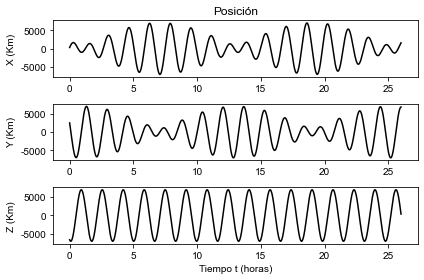

This chart was generated by the following Python code:
  # -*- coding: utf8 -*-
"""
Created on Mon Aug 24 20:43:03 2020

@author: Ale
"""

import scipy as sp
from scipy.integrate import odeint
from scipy import sin, cos
import matplotlib.pylab as plt
from datetime import datetime
from leer_eof import leer_eof

# PARAMETROS DE LA TIERRA:

G = 6.674e-11                   # UNIDAD [Nm2 / Kg2]
masa = 5.972e24                 # UNIDAD [Kg]
omega = 7.27e-5                 # UNIDAD [rad / s] 

atmosfera =  6451000            # UNIDAD [m] ; Distancia desde el centro de la tierra hasta el punto de la atmósfera (80 km +). 
rtierra = 6371000               # UNIDAD [m] ; Distancia desde el centro de la tierra hasta el punto del exterior de la tierra. 

def satelite(z, t):
    
    a = z[0]
    b = z[1]
    c = z[2]
    
    J2 = 1.75553*(10**10)*1000**5
    J3 = -2.61913*(10**11)*1000**6
    
    zp = sp.zeros(6)
    z1 = z[0:3]
    r2 = sp.dot(z1,z1)
    r = sp.sqrt(r2)
    zp[0:3] = z[3:6]
    
    # DEFINIMOS NUESTRA E.D: 
    
    FxJ2 = J2 * (a / r**7) * (6 * c**2-3/2 * (a**2 + b**2))
    FyJ2 = J2 * (b / r**7) * (6 * c**2-3/2 * (a**2 + b**2))
    FzJ2 = J2 * (c / r**7) * (3 * c**2-9/2 * (a**2 + b**2))
    FJ2 = sp.array([FxJ2,FyJ2,FzJ2])
    
    FxJ3 = J3* a * c / r**9 * (10 * c**2-15/2 * (a**2 + b**2))
    FyJ3 = J3 * b * c / r**9 * (10 * c**2-15 / 2 * (a**2 + b**2))
    FzJ3 = J3 / r**9 * (4 * c**2 * (c**2-3 * (a**2 + b**2)) + 3/2 * (a**2 + b**2)**2)
    FJ3 = sp.array([FxJ3,FyJ3,FzJ3])
    
    rtetha = sp.array([[cos(omega*t),-sin(omega*t),0], [sin(omega*t),cos(omega*t),0], [0, 0, 1]])
    rthetap = sp.array([[-sin(omega*t)* omega,-cos(omega*t)* omega,0], [cos(omega*t)* omega,-sin(omega*t)* omega,0], [0, 0, 0]])
    rtheta2p = sp.array([[-cos(omega*t)* omega**2,sin(omega*t)* omega**2, 0], [-sin(omega*t)* omega**2,-cos(omega*t)* omega**2,0], [0, 0, 0]])

    zp[3:6] = ((-G * masa * z[0:3]) / r**3) - (rtetha.T @ (rtheta2p @ z[0:3] + 2 * rthetap @ z[3:6])) + FJ2[0:3] + FJ3[0:3]
    
    return zp

# LEEMOS EL ARCHIVO DADO POR EL PROFESOR: 

t, x, y, z, vx, vy, vz = leer_eof('S1A_OPER_AUX_POEORB_OPOD_20200827T121209_V20200806T225942_20200808T005942.EOF') 

# DATOS PARA LA SOLUCIÓN DEL PROBLEMA (CONDICIONES INICIALES): 
    
z0 = sp.array([x[0] ,y[0], z[0], vx[0], vy[0], vz[0]])
 
sol = odeint(satelite,z0,t)
X = sol[:,0]
Y = sol[:,1]
Z = sol[:,2]

# DEFINIMOS NUESTRO GRÁFICO: 

xl = [0, 18000, 36000, 54000, 72000, 90000]
x1 = ["0", "5", "10", "15", "20", "25"]
yl = [-5e6, 0, 5e6]
y1 = ["-5000", "0", "5000"]
csfont = {'fontname':'Arial'}
plt.grid(False)
plt.figure()

# DAMOS LAS CARACTERISTICAS:
    
plt.subplot(3,1,1)
plt.title("Posición", **csfont)
plt.plot(t, X, 'black')
plt.ylabel("X (Km)", **csfont)
plt.yticks(yl, y1, **csfont)
plt.xticks(xl, x1, **csfont)

plt.subplot(3,1,2)
plt.plot(t, Y, 'black')
plt.ylabel("Y (Km)", **csfont)
plt.yticks(yl, y1, **csfont)
plt.xticks(xl, x1, **csfont)

plt.subplot(3,1,3)
plt.plot(t, Z, 'black')
plt.ylabel("Z (Km)", **csfont)
plt.yticks(yl, y1, **csfont)
plt.xticks(xl, x1, **csfont)

plt.xlabel("Tiempo t (horas)", **csfont)
plt.tight_layout()








    

    
    
    
    
    
        





    
    
    
